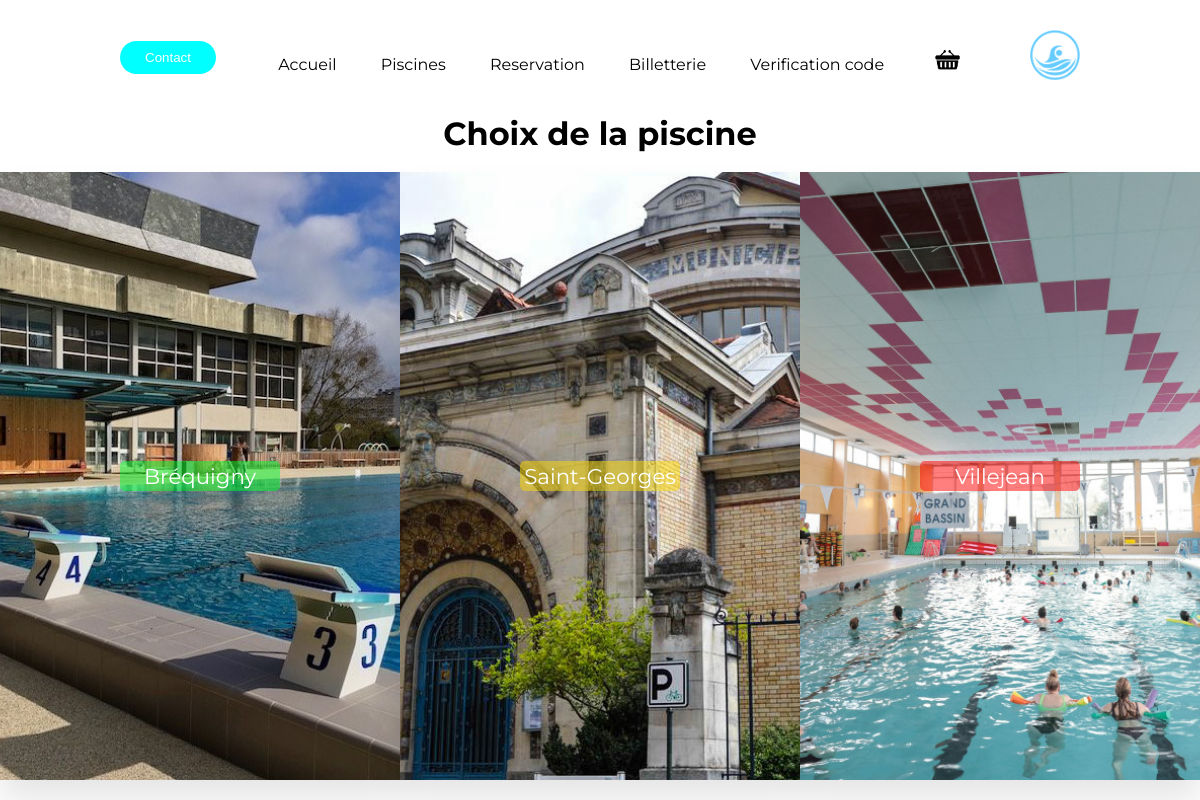
/Piscine/choix-piscine, run on the app's committed database.
### tables this page shows
CREATE TABLE IF NOT EXISTS `Piscine` (
  `id` int NOT NULL AUTO_INCREMENT,
  `nom` varchar(255) NOT NULL,
  `adresse` varchar(255) NOT NULL,
  `id_etat_piscine` int NOT NULL,
  `src_image` varchar(50) NOT NULL,
  PRIMARY KEY (`id`),
  KEY `ID_Etat_Piscine` (`id_etat_piscine`)
);

### Piscine/db/ConnexionBD.php (called while the page is built, shortened)
<?php
class ConnexionBD
{
    public static function getInstance()
    {
        if (!isset($instance)) {
            try {
                $nomServeur = "localhost";
                $utilisateur = "root";
                $motDePasse = "";
                $nomBaseDonnees = "SaveData";
                $instance = new PDO(
                    'mysql:host=' . $nomServeur .
                        ';dbname=' . $nomBaseDonnees .
                        ';charset=utf8',
                    $utilisateur,
                    $motDePasse
                );
            } catch (Exception $e) {
                die('Erreur : ' . $e->getMessage());
            }
        }
        return $instance;
    }
}

### Piscine/db/DAO.php (called while the page is built, shortened)
<?php
require_once("ConnexionBD.php");
class DAO
{
    public static function Select($tableName, $conditions = array())
    {
        $query = "SELECT * FROM " . $tableName;
        $statement = ConnexionBD::getInstance()->prepare($query);
        $statement->execute($conditions);
        return $statement->fetchAll(PDO::FETCH_ASSOC);
    }
}

### Piscine/db/PiscineDAO.php (called while the page is built, shortened)
<?php
require_once("DAO.php");
require_once("model/Piscine.php");
class PiscineDAO
{
    public static function list()
    {
        $piscinesBD = DAO::Select('Piscine');
        $listPiscines = [];
        foreach ($piscinesBD as $key => $piscine) {
            if (isset($piscine)) {
                $listPiscines[] = new Piscine(
                    $piscine['id'],
                    $piscine['nom'],
                    $piscine['adresse'],
                    $piscine['id_etat_piscine'],
                    $piscine['src_image']
                );
            }
        }
        return $listPiscines;
    }
}

### Piscine/model/Piscine.php (called while the page is built, shortened)
<?php
class Piscine
{
    private $id;
    private $idEtatPiscine;
    private $srcImage;
    public function getId()
    {
        return $this->id;
    }
    public function getIdEtatPiscine()
    {
        return $this->idEtatPiscine;
    }
    public function getSrcImage()
    {
        return $this->srcImage;
    }
    public function __construct($id, $nom, $adresse, $idEtatPiscine, $srcImage)
    {
        $this->id = $id;
        $this->idEtatPiscine = $idEtatPiscine;
        $this->srcImage = $srcImage;
    }
}

### Piscine/view/choixpiscines.php (the view, shortened to what this page needs)
<h1>Choix de la piscine</h1>
<br>
<form action="choix-bassin" class="container">
    <?php
    require_once $_SERVER['DOCUMENT_ROOT'].'/Piscine/db/PiscineDAO.php';
    $listePiscines = PiscineDAO::list();
    foreach ($listePiscines as $piscine) {
        if ($piscine->getIdEtatPiscine() != 4) {
            if ($piscine->getIdEtatPiscine() == 3) {
                $status = '" disabled="disabled"';
            } elseif ($piscine->getIdEtatPiscine() == 1) {
                $status = 'normal"';
            } else {
                $status = 'degrade"';
            }
            echo '<button name="piscine" value="'.$piscine->getId().'" class="box '.$status. '>
            <img src="'.$piscine->getSrcImage().'">
            <div></div>
            <p class="label">'.$piscine->getNom().'</p>
            </button>';
        }
    }
?>

### Piscine/assets/css/selection-element.css (style rules this page uses)
body { font-family: 'Montserrat', sans-serif; }
.container { display: flex; width: 100%; padding: 0; box-sizing: border-box; height: fit-content; }
.box { flex: 1; overflow: visible; transition: .5s; margin: 0 0; box-shadow: 0 20px 30px rgba(0, 0, 0, .1); line-height: 0; position: relative; text-align: center; width: fit-content; cursor: pointer; }
button { border-width: 0; }
.box> img { width: calc(100%); height: 76vh; object-fit: cover; transition: .5s; }
.container { background-color: rgb(162, 212, 255); }
.box> div { position: absolute; top: 50%; left: 50%; transform: translate(-50%, -50%); background-color: rgba(0, 0, 0, 0.5); width: 160px; height: 30px; transition: .5s; border-radius: 5px; }
h1 { font-family: 'Montserrat', sans-serif; font-weight: bold; text-align: center; }
button { color:black; }

### Piscine/assets/css/style.css (style rules this page uses)
* { box-sizing: border-box; margin: 0; padding: 0; }
.box:disabled img { filter: saturate(-50%); }
.box:disabled div { background-color: rgba(255, 0, 0, 0.5); }
.degrade div { background-color: rgba(255, 221, 0, 0.5); }
.normal div { background-color: rgba(0, 255, 47, 0.5); }

### data on the page
piscine: $piscine->getId() 1 (drawn), src_image (picture)
piscine: $piscine->getId() 2 (drawn), src_image (picture)
piscine: $piscine->getId() 3 (drawn), src_image (picture)
